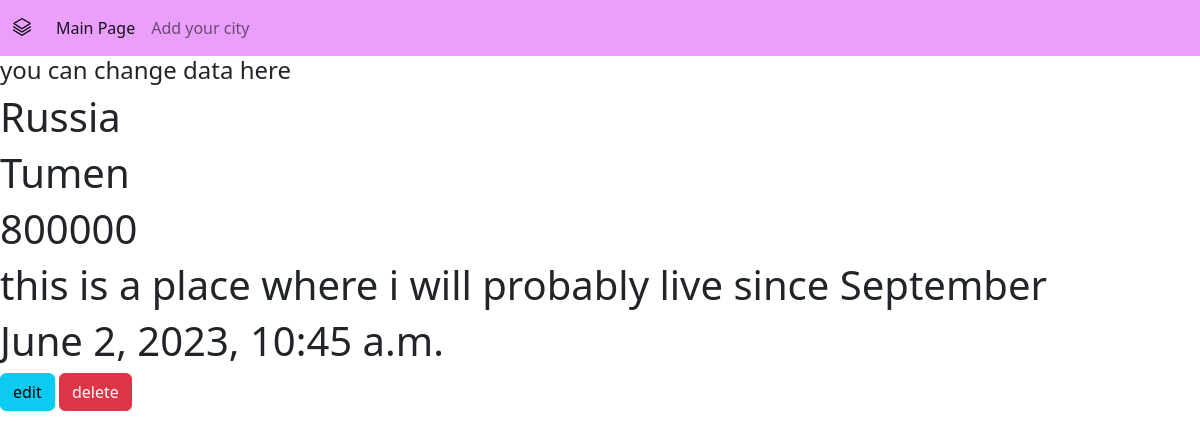
Page /8 on the committed database.
### main/models.py (models this page shows, shortened)
class City(models.Model):
    country = models.CharField('Country', max_length=50)
    city = models.CharField('City', max_length=50)
    population = models.IntegerField()
    short_description = models.CharField('Country', max_length=250)
    date = models.DateTimeField('Date')
    class Meta:
        verbose_name = "City"
        verbose_name_plural = 'Cities'

### main/views.py (the view)
# urls.py: path('<int:pk>', views.CityDetailView.as_view(), name='details'),
class CityDetailView(DetailView):
    model = City
    template_name = 'main/details_view.html'
    context_object_name = 'table_data'

### main/templates/main/details_view.html (shortened to what this page needs)
{% extends 'main/layout.html' %}
{% block content %}
<h4>you can change data here</h4>
    <div class="features">
        <h1>{{ table_data.country }}</h1>
        <h1>{{ table_data.city }}</h1>
        <h1>{{ table_data.population }}</h1>
        <h1>{{ table_data.short_description }}</h1>
        <h1>{{ table_data.date }}</h1>
        <a href="{% url 'update' table_data.id %}" class="btn btn-info">edit</a>
        <a href="{% url 'delete' table_data.id %}" class="btn btn-danger">delete</a>
    </div>
{% endblock %}

### rows in the picture
City: country "Russia", city "Tumen", population "800000", short_description "this is a place where i will probably live since September", date "June 2, 2023, 10:45 a.m."
